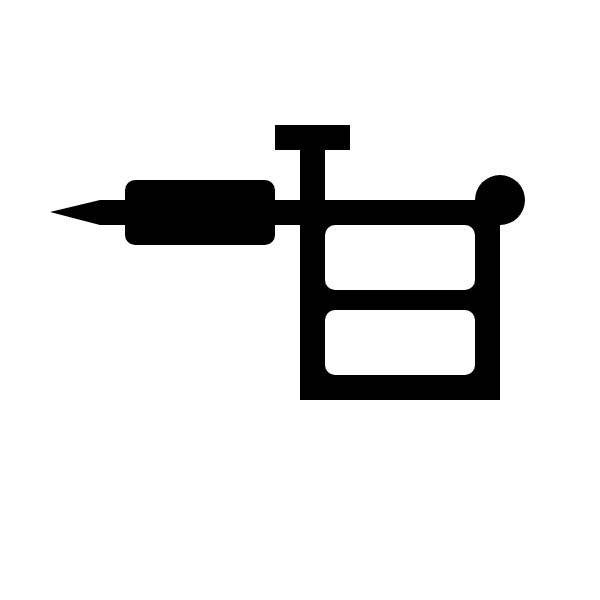
Frame 1 (no input)
Frame 60 (no input): identical to frame 1, image omitted
Frame 120 (the mouse pressed at the canvas centre since frame 60): identical to frame 1, image omitted

The p5.js sketch that drew this single still picture (run headless with seeded random() and noise() and a simulated clock; from frame 60 on, the mouse is pressed at the canvas centre):

// p5.js sketch
// ── sketch.js
function setup() {
  createCanvas(600, 600);
  angleMode(DEGREES);
}

function draw() {
  background(255);
  noStroke();

  //frame
  fill(0);
  rect(300, 200, 200, 200);

  //coil1
  fill(255);
  rect(325, 225, 150, 65, 10);

  //coil2
  fill(255);
  rect(325, 310, 150, 65, 10);

  //corner circle
  fill(0)
  circle(500, 200, 50);

  //clamp
  fill(0);
  rect(300, 125, 25, 75);

  //clamp top
  fill(0);
  rect(275, 125, 75, 25);

  //needle
  fill(0);
  rect(100, 200, 200, 25);

  //handle
  fill(0);
  rect(125, 180, 150, 65, 10);

  //tip
  triangle(100, 200, 50, 212, 100, 225);

}
